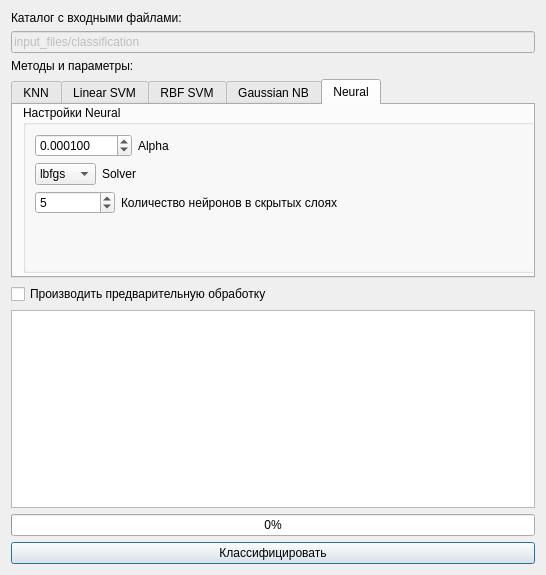
<?xml version="1.0" encoding="UTF-8"?>
<ui version="4.0">
 <class>DialogConfigClassification</class>
 <widget class="QDialog" name="DialogConfigClassification">
  <property name="geometry">
   <rect>
    <x>0</x>
    <y>0</y>
    <width>546</width>
    <height>575</height>
   </rect>
  </property>
  <property name="windowTitle">
   <string>Классификация (LIB)</string>
  </property>
  <layout class="QVBoxLayout" name="verticalLayout">
   <item>
    <layout class="QVBoxLayout" name="verticalLayout_4">
     <item>
      <widget class="QLabel" name="label">
       <property name="text">
        <string>Каталог с входными файлами:</string>
       </property>
      </widget>
     </item>
     <item>
      <widget class="QLineEdit" name="lineEditInputDir">
       <property name="enabled">
        <bool>false</bool>
       </property>
       <property name="text">
        <string>input_files/classification</string>
       </property>
       <property name="readOnly">
        <bool>true</bool>
       </property>
      </widget>
     </item>
    </layout>
   </item>
   <item>
    <widget class="QLabel" name="label_2">
     <property name="text">
      <string>Методы и параметры:</string>
     </property>
    </widget>
   </item>
   <item>
    <widget class="QTabWidget" name="tabWidget">
     <property name="currentIndex">
      <number>4</number>
     </property>
     <widget class="QWidget" name="tab_knn">
      <attribute name="title">
       <string>KNN</string>
      </attribute>
      <layout class="QVBoxLayout" name="verticalLayout_2">
       <item>
        <widget class="QGroupBox" name="groupBox">
         <property name="title">
          <string>Настройки алгоритма KNN</string>
         </property>
         <layout class="QVBoxLayout" name="verticalLayout_5">
          <item>
           <layout class="QHBoxLayout" name="horizontalLayout">
            <item>
             <widget class="QSpinBox" name="knn_n_neighbors">
              <property name="minimumSize">
               <size>
                <width>60</width>
                <height>0</height>
               </size>
              </property>
              <property name="minimum">
               <number>1</number>
              </property>
              <property name="maximum">
               <number>1000</number>
              </property>
             </widget>
            </item>
            <item>
             <widget class="QLabel" name="label_3">
              <property name="text">
               <string>Количество соседей в классе</string>
              </property>
             </widget>
            </item>
            <item>
             <spacer name="horizontalSpacer">
              <property name="orientation">
               <enum>Qt::Horizontal</enum>
              </property>
              <property name="sizeHint" stdset="0">
               <size>
                <width>40</width>
                <height>20</height>
               </size>
              </property>
             </spacer>
            </item>
           </layout>
          </item>
          <item>
           <spacer name="verticalSpacer">
            <property name="orientation">
             <enum>Qt::Vertical</enum>
            </property>
            <property name="sizeHint" stdset="0">
             <size>
              <width>20</width>
              <height>40</height>
             </size>
            </property>
           </spacer>
          </item>
         </layout>
        </widget>
       </item>
      </layout>
     </widget>
     <widget class="QWidget" name="tab_linear_svm">
      <attribute name="title">
       <string>Linear SVM</string>
      </attribute>
      <layout class="QVBoxLayout" name="verticalLayout_3">
       <item>
        <widget class="QGroupBox" name="groupBox_2">
         <property name="title">
          <string>Настройки Linear SVM</string>
         </property>
         <layout class="QVBoxLayout" name="verticalLayout_6">
          <item>
           <layout class="QHBoxLayout" name="horizontalLayout_2">
            <item>
             <widget class="QDoubleSpinBox" name="linear_svm_c">
              <property name="minimumSize">
               <size>
                <width>80</width>
                <height>0</height>
               </size>
              </property>
              <property name="decimals">
               <number>3</number>
              </property>
              <property name="maximum">
               <double>999.990000000000009</double>
              </property>
              <property name="singleStep">
               <double>0.001000000000000</double>
              </property>
              <property name="value">
               <double>1.000000000000000</double>
              </property>
             </widget>
            </item>
            <item>
             <widget class="QLabel" name="label_4">
              <property name="text">
               <string>С</string>
              </property>
             </widget>
            </item>
            <item>
             <spacer name="horizontalSpacer_2">
              <property name="orientation">
               <enum>Qt::Horizontal</enum>
              </property>
              <property name="sizeHint" stdset="0">
               <size>
                <width>40</width>
                <height>20</height>
               </size>
              </property>
             </spacer>
            </item>
           </layout>
          </item>
          <item>
           <spacer name="verticalSpacer_2">
            <property name="orientation">
             <enum>Qt::Vertical</enum>
            </property>
            <property name="sizeHint" stdset="0">
             <size>
              <width>20</width>
              <height>40</height>
             </size>
            </property>
           </spacer>
          </item>
         </layout>
        </widget>
       </item>
      </layout>
     </widget>
     <widget class="QWidget" name="tab">
      <attribute name="title">
       <string>RBF SVM</string>
      </attribute>
      <layout class="QVBoxLayout" name="verticalLayout_7">
       <item>
        <widget class="QGroupBox" name="groupBox_3">
         <property name="title">
          <string>Настройки RBF SVM</string>
         </property>
         <layout class="QVBoxLayout" name="verticalLayout_8">
          <item>
           <layout class="QHBoxLayout" name="horizontalLayout_3">
            <item>
             <widget class="QDoubleSpinBox" name="rbf_svm_c">
              <property name="minimumSize">
               <size>
                <width>80</width>
                <height>0</height>
               </size>
              </property>
              <property name="decimals">
               <number>3</number>
              </property>
              <property name="maximum">
               <double>999.990000000000009</double>
              </property>
              <property name="singleStep">
               <double>0.001000000000000</double>
              </property>
              <property name="value">
               <double>1.000000000000000</double>
              </property>
             </widget>
            </item>
            <item>
             <widget class="QLabel" name="label_5">
              <property name="text">
               <string>C</string>
              </property>
             </widget>
            </item>
            <item>
             <spacer name="horizontalSpacer_3">
              <property name="orientation">
               <enum>Qt::Horizontal</enum>
              </property>
              <property name="sizeHint" stdset="0">
               <size>
                <width>40</width>
                <height>20</height>
               </size>
              </property>
             </spacer>
            </item>
           </layout>
          </item>
          <item>
           <spacer name="verticalSpacer_3">
            <property name="orientation">
             <enum>Qt::Vertical</enum>
            </property>
            <property name="sizeHint" stdset="0">
             <size>
              <width>20</width>
              <height>40</height>
             </size>
            </property>
           </spacer>
          </item>
         </layout>
        </widget>
       </item>
      </layout>
     </widget>
     <widget class="QWidget" name="tab_gaussian_nb">
      <attribute name="title">
       <string>Gaussian NB</string>
      </attribute>
     </widget>
     <widget class="QWidget" name="tab_2">
      <attribute name="title">
       <string>Neural</string>
      </attribute>
      <widget class="QGroupBox" name="groupBox_4">
       <property name="geometry">
        <rect>
         <x>10</x>
         <y>0</y>
         <width>1211</width>
         <height>168</height>
        </rect>
       </property>
       <property name="title">
        <string>Настройки Neural</string>
       </property>
       <layout class="QVBoxLayout" name="verticalLayout_9">
        <item>
         <layout class="QHBoxLayout" name="horizontalLayout_4">
          <item>
           <widget class="QDoubleSpinBox" name="neural_alpha">
            <property name="minimumSize">
             <size>
              <width>80</width>
              <height>0</height>
             </size>
            </property>
            <property name="decimals">
             <number>6</number>
            </property>
            <property name="minimum">
             <double>0.000001000000000</double>
            </property>
            <property name="maximum">
             <double>1000.000000000000000</double>
            </property>
            <property name="singleStep">
             <double>0.000001000000000</double>
            </property>
            <property name="stepType">
             <enum>QAbstractSpinBox::DefaultStepType</enum>
            </property>
            <property name="value">
             <double>0.000100000000000</double>
            </property>
           </widget>
          </item>
          <item>
           <widget class="QLabel" name="label_6">
            <property name="text">
             <string>Alpha</string>
            </property>
           </widget>
          </item>
          <item>
           <spacer name="horizontalSpacer_4">
            <property name="orientation">
             <enum>Qt::Horizontal</enum>
            </property>
            <property name="sizeHint" stdset="0">
             <size>
              <width>1028</width>
              <height>20</height>
             </size>
            </property>
           </spacer>
          </item>
         </layout>
        </item>
        <item>
         <layout class="QHBoxLayout" name="horizontalLayout_6">
          <item>
           <widget class="QComboBox" name="neural_solver">
            <property name="editable">
             <bool>false</bool>
            </property>
            <property name="currentText">
             <string>lbfgs</string>
            </property>
            <item>
             <property name="text">
              <string>lbfgs</string>
             </property>
            </item>
            <item>
             <property name="text">
              <string>sgd</string>
             </property>
            </item>
            <item>
             <property name="text">
              <string>adam</string>
             </property>
            </item>
           </widget>
          </item>
          <item>
           <widget class="QLabel" name="label_7">
            <property name="text">
             <string>Solver</string>
            </property>
           </widget>
          </item>
          <item>
           <spacer name="horizontalSpacer_7">
            <property name="orientation">
             <enum>Qt::Horizontal</enum>
            </property>
            <property name="sizeHint" stdset="0">
             <size>
              <width>1068</width>
              <height>20</height>
             </size>
            </property>
           </spacer>
          </item>
         </layout>
        </item>
        <item>
         <layout class="QHBoxLayout" name="horizontalLayout_5">
          <item>
           <widget class="QSpinBox" name="neurons_count">
            <property name="minimumSize">
             <size>
              <width>80</width>
              <height>0</height>
             </size>
            </property>
            <property name="minimum">
             <number>1</number>
            </property>
            <property name="maximum">
             <number>100</number>
            </property>
            <property name="value">
             <number>5</number>
            </property>
           </widget>
          </item>
          <item>
           <widget class="QLabel" name="label_8">
            <property name="text">
             <string>Количество нейронов в скрытых слоях</string>
            </property>
           </widget>
          </item>
          <item>
           <spacer name="horizontalSpacer_5">
            <property name="orientation">
             <enum>Qt::Horizontal</enum>
            </property>
            <property name="sizeHint" stdset="0">
             <size>
              <width>848</width>
              <height>20</height>
             </size>
            </property>
           </spacer>
          </item>
         </layout>
        </item>
        <item>
         <spacer name="verticalSpacer_5">
          <property name="orientation">
           <enum>Qt::Vertical</enum>
          </property>
          <property name="sizeHint" stdset="0">
           <size>
            <width>20</width>
            <height>40</height>
           </size>
          </property>
         </spacer>
        </item>
       </layout>
      </widget>
     </widget>
    </widget>
   </item>
   <item>
    <widget class="QCheckBox" name="checkBoxNeedPreprocessing">
     <property name="text">
      <string>Производить предварительную обработку</string>
     </property>
    </widget>
   </item>
   <item>
    <widget class="QTextEdit" name="textEdit">
     <property name="readOnly">
      <bool>true</bool>
     </property>
    </widget>
   </item>
   <item>
    <widget class="QProgressBar" name="progressBar">
     <property name="value">
      <number>0</number>
     </property>
    </widget>
   </item>
   <item>
    <widget class="QPushButton" name="buttonClassify">
     <property name="text">
      <string>Классифицировать</string>
     </property>
    </widget>
   </item>
  </layout>
 </widget>
 <resources/>
 <connections/>
</ui>
